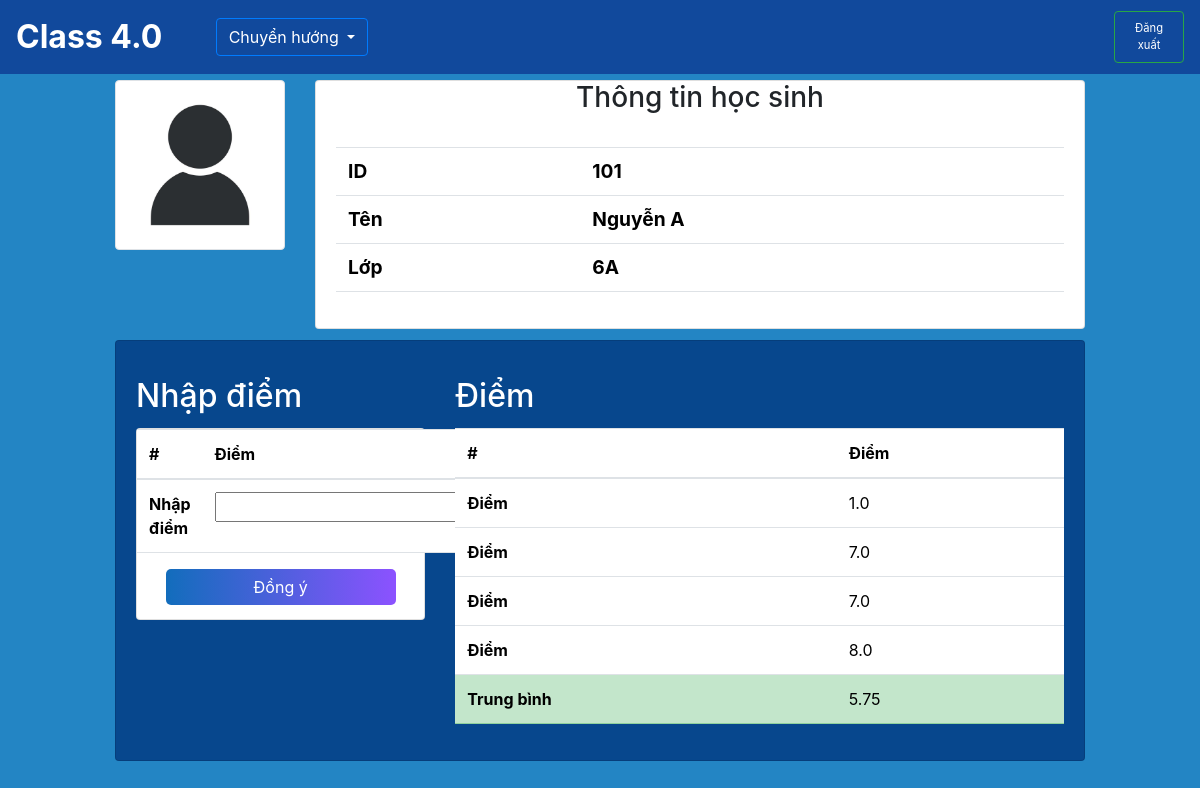
Page /home/6A/101/ on the committed database.
### SM/models.py (models this page shows, shortened)
class Student(models.Model):
    id = models.IntegerField(primary_key=True)
    name = models.CharField(max_length=100,blank=False, null=False)
    classroom = models.ForeignKey(Classroom, on_delete=models.CASCADE, related_name='student') # cho phép classroom truy vấn được các student của mình

class Classroom(models.Model):
    name = models.CharField(primary_key=True,max_length=10)
    manager = models.ForeignKey('app_User.Teacher', on_delete=models.CASCADE,related_name='classroom') # 1 lớp chỉ có 1 giáo viên và ngược lại
    def __str__(self):
        return self.name

class Mark(models.Model):
    student = models.ForeignKey(Student, on_delete=models.CASCADE,related_name='marks')
    subject= models.ForeignKey(Subject, on_delete=models.CASCADE)
    scores = models.FloatField(models.FloatField(), blank=True, null=True)

### CM/views.py (the view)
# urls.py: path('<str:classroom>/<int:student>/', views.detail, name= 'details'),
def detail(request,classroom,student):
    student = get_object_or_404(Student, pk=student)
    now_schedule = get_nowschedule(classroom=classroom)
    subject = now_schedule.subject
    if subject is None:
        messages.error(request, 'Bạn không đang trong giờ dạy!')
        return redirect('classroom', classroom=classroom)
    if request.method == 'POST':
        if subject:  # Kiểm tra lại để đảm bảo subject có tồn tại
            form = MarkForm(request.POST, student=student, subject=subject)
            if form.is_valid():
                form.save()
            else:
                messages.error(request, "Có lỗi xảy ra, vui lòng kiểm tra lại.")
        else:
            return redirect('classroom', classroom=classroom)
    else:
        form = MarkForm(student=student, subject=subject) if subject else None
    marks = student.marks.filter(student=student,subject=subject)
    context={
        'MarkForm': form,
        'student':student,
        'subject':subject,
        'marks': marks
    }
    return render(request, 'details.html', context)

### CM/forms.py
class MarkForm(forms.ModelForm):
    class Meta:
        model = Mark
        fields = ['scores']  # Chỉ cho phép người dùng nhập điểm
    def __init__(self, *args, **kwargs):
        student = kwargs.pop('student', None)
        subject = kwargs.pop('subject', None)
        super().__init__(*args, **kwargs)
        if subject and student:
            self.instance.student = student
            self.instance.subject = subject
        else:
            self.add_error(None, "Không tìm thấy thông tin hợp lệ để thêm điểm.")

### CM/views.py (called while the page is built)
def get_nowschedule(classroom):
    dayofweek = datetime.now().weekday()
    now = datetime.now()
    period = LessonTime.objects.filter(start_time__lte=now, end_time__gte=now).first()
    schedule = Schedule.objects.filter(classroom=classroom,dayofweek=dayofweek, period=period).first()
    if schedule:
        return schedule
    else:
        return None

### CM/templates/details.html (shortened to what this page needs)
{% extends "base.html" %}
{% load static %}
{% block Nav %}
<div class="dropdown">
    <button type="button" class="btn btn-outline-primary text-white dropdown-toggle" data-bs-toggle="dropdown">
        Chuyển hướng
    </button>
</div>
{% endblock Nav %}
{% block content %}
<div class="row">
    <div class="col-1"></div>
    <div class="col-2">
        <img src="{% static "illustration-of-human-icon-user-symbol-icon-modern-design-on-blank-background-free-vector.jpg" %}" class="img-thumbnail" alt="...">
    </div>
    <div class="col-8">
        <div class="card">
            <h3 class="card-title text-center">Thông tin học sinh</h3>
            <div class="card-body">
                <table class="table">
                    <tbody>
                    <tr>
                        <th class="display-6 font-weight-bold" style="font-size: 1.2em" scope="row">ID</th>
                        <td class="display-6 font-weight-bold" style="font-size: 1.2em">{{ student.id }}</td>
                    </tr>
                    <tr>
                        <th class="display-6 font-weight-bold" style="font-size: 1.2em" scope="row">Tên</th>
                        <td class="display-6 font-weight-bold" style="font-size: 1.2em">{{ student.name }}</td>
                    </tr>
                    <tr>
                        <th class="display-6 font-weight-bold" style="font-size: 1.2em" scope="row">Lớp</th>
                        <td class="display-6 font-weight-bold" style="font-size: 1.2em">{{ student.classroom }}</td>
                    </tr>
                    </tbody>
                </table>
            </div>
        </div>
    </div>
    <div class="col-1"></div>
</div>
<div class="row" style="margin-top: 1%">
    <div class="col-1"></div>
    <div class="col-10">
        <div class="card" style="background-color: #07478D">
            <div class="card-body row">
                <div class="col-4">
                    <h2 class="card-title text-white" style="margin-top: 1rem;">Nhập điểm</h2>
                    <div class="card" style="height: 12rem">
                        <form method="POST">
                            <table class="table">
                                <thead>
                                    <tr>
                                        <th>#</th>
                                        <th>Điểm</th>
                                    </tr>
                                </thead>
                                <tbody>
                                    <tr>
                                        <th>Nhập điểm</th>
                                        <td>
                                                {{ MarkForm.scores }}
                                        </td>
                                    </tr>
                                </tbody>
                            </table>
                            <button type="submit" class="btn btn-primary" style="transform: scale(1.0); width:80%;margin-left: auto; margin-right: auto; margin-top:1rem; display: block; font-size: 1em; border-radius: 5px; background-image: linear-gradient(to right, #126DBC, #8C52FF);border: none;">Đồng ý</button>
                        </form>
                    </div>
                </div>
                <div class="col-8">
                    <h2 class="card-title text-white" style="margin-top: 1rem;">Điểm</h2>
                    <table class="table" id="marks-table">
                        <thead>
                            <tr>
                                <th scope="col">#</th>
                                <th scope="col">Điểm</th>
                            </tr>
                        </thead>
                        <tbody>
                                {% for mark in marks %}
                                    <tr>
                                        <th scope="row">Điểm</th>
                                        <td> {{ mark.scores }}</td>
                                    </tr>
                                {% endfor %}
                                <tr id="average-row" class="table-success">
                                    <th scope="row">Trung bình</th>
                                    <td id="average-mark" colspan="2"></td>
                                </tr>
                        </tbody>
                    </table>
                </div>
            </div>
        </div>
    </div>
    <div class="col-1"></div>
</div>
{% endblock content %}

### templates/base.html (style rules this page uses)
body { margin: 0; padding: 0; height: 100vh; width: 100vw; overflow-x: hidden; }

### rows in the picture
Student: id "101", name "Nguyễn A", classroom "6A"
Mark: scores "1.0"
Mark: scores "7.0"
Mark: scores "7.0"
Mark: scores "8.0"
